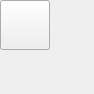
<?xml version="1.0" encoding="UTF-8"?>
<ui version="4.0">
 <class>Form</class>
 <widget class="QWidget" name="Form">
  <property name="geometry">
   <rect>
    <x>0</x>
    <y>0</y>
    <width>94</width>
    <height>94</height>
   </rect>
  </property>
  <property name="windowTitle">
   <string>Form</string>
  </property>
  <widget class="QPushButton" name="OpenButton">
   <property name="geometry">
    <rect>
     <x>0</x>
     <y>0</y>
     <width>50</width>
     <height>50</height>
    </rect>
   </property>
   <property name="text">
    <string/>
   </property>
   <property name="icon">
    <iconset>
     <normalon>unlock.png</normalon>
    </iconset>
   </property>
   <property name="iconSize">
    <size>
     <width>50</width>
     <height>50</height>
    </size>
   </property>
  </widget>
 </widget>
 <resources/>
 <connections/>
</ui>
